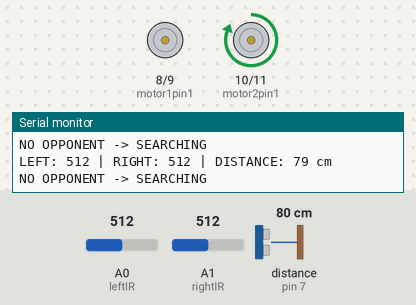
Bench run of a sketch on a simulated Arduino Uno, built with avr-gcc and run on an emulated ATmega328P. Shown: motor-driver pin pairs drawn as motors (green arrow = first pin HIGH = forward, orange = second pin HIGH = backward, longer = more drive, scaled by the enable pin), the last lines printed to the serial monitor. Wiring (inferred from the names in the program): ultrasonic range finder: trigger pin 6; echo pin 7. The inputs (shaded band) are chosen by the test bench; at power-on: A0 (leftIR) = 512, distance to the obstacle (sensor on pin 7) 80 cm, A1 (rightIR) = 512. The echo pulse lasts 58.3 µs per cm.

Above: at 6.2 s.
6.3 s: A0 (leftIR) set to 482
At 7.1 s:
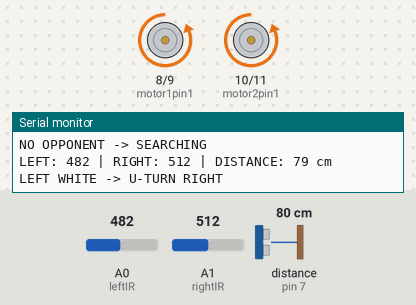
9.3 s: distance to the obstacle (sensor on pin 7) set to 71 cm
12.3 s: A1 (rightIR) set to 490
At 14.5 s:
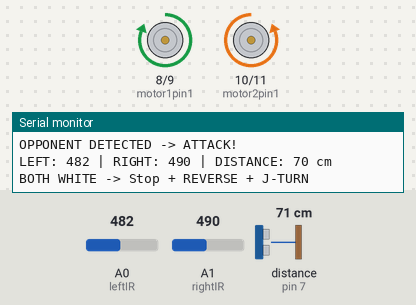
15.3 s: A1 (rightIR) set to 510
17.6 s: A0 (leftIR) set to 510
At 18.8 s:
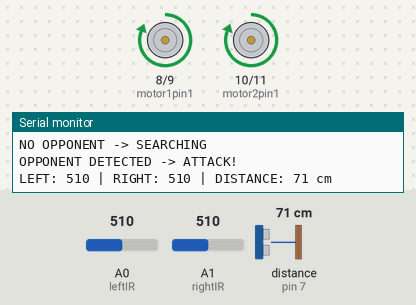
20.6 s: A1 (rightIR) set to 485
At 22.6 s:
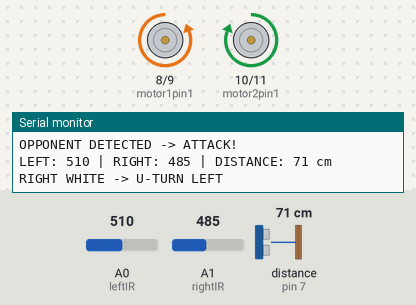
Timing chart, 0 to 24.6 s (numbered marks = the images above; inputs shaded):
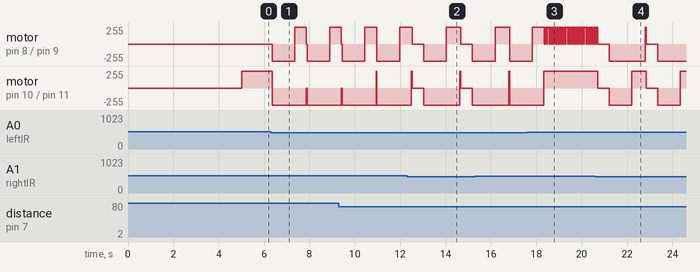

Measured:
- the behaviour switches between 501 and 500 on A0 (leftIR) (found by bisection; images 0 and 1)
- the behaviour switches between 501 and 500 on A1 (rightIR) (found by bisection; images 3 and 4)
- after the input at 6.3 s, motor on pin 8 (motor1pin1) / pin 9 (motor1pin2): alternates forward 255/255 for 0.50 s and backward 255/255 for 1.0 s, starting after 0.05 s; motor on pin 10 (motor2pin1) / pin 11 (motor2pin2): forward 255/255 → backward 255/255 after 0.05 s
- after the input at 12.3 s, motor on pin 10 (motor2pin1) / pin 11 (motor2pin2): alternates backward 255/255 for 1.6 s and stopped for 0.53 s, starting after 0.23 s
- after the input at 17.6 s, motor on pin 10 (motor2pin1) / pin 11 (motor2pin2): goes on until 18.3 s, then stays forward 255/255

The sketch:

HATDOG.ino
```cpp
/*

TEAM DREAM SUMOBOT
ROBOT NAME:

MEMBERS:
Ann Arcalas
Nataniel Mapa
Nazren Sorio

Wires Connection Color code

MOTOR PINS
EN1 white
EN2 green
EN3 blue
EN4 violet

ENA orange
ENB brown

FLOOR SENSOR
leftIR yellow
rightIR yellow

SIDES SENSOR
left
right

BACK SENSOR
==============================
*/

// MOTOR PINS

int motor1pin1 = 8;    // LEFT MOTOR EN1 white
int motor1pin2 = 9;    // EN2 green

int motor2pin1 = 10;   // RIGHT MOTOR EN3 blue
int motor2pin2 = 11;   // EN4 violet

// ENA / ENB SPEED PINS

int ENA = 5;    // LEFT MOTOR SPEED, orange
int ENB = 3;    // RIGHT MOTOR SPEED, brown

// SPEED SETTINGS

int motorSpeed = 255;
int attackSpeed = 255;

// FLOOR SENSOR PINS

int leftIR = A0; // yellow
int rightIR = A1; // yellow

int threshold = 500;

// ULTRASONIC SENSOR

int trigPin = 6; // purple
int echoPin = 7;  // brown

int attackDistance = 75;

// U-TURN SETTINGS

// How long the robot reverses before turning
int reverseTime = 1000;

// How long the robot turns
int turnTime = 600;

// SETUP

void setup() {

  Serial.begin(9600);

  pinMode(motor1pin1, OUTPUT);
  pinMode(motor1pin2, OUTPUT);

  pinMode(motor2pin1, OUTPUT);
  pinMode(motor2pin2, OUTPUT);

  pinMode(ENA, OUTPUT);
  pinMode(ENB, OUTPUT);

  pinMode(trigPin, OUTPUT);
  pinMode(echoPin, INPUT);

  stopLeft();
  stopRight();

  Serial.println("=== SUMOBOT READY ===");

  stopLeft();
  stopRight();
  delay(5000);

}

// MAIN LOOP

void loop() {

  // READ FLOOR SENSORS

  int leftSensor = analogRead(leftIR);
  int rightSensor = analogRead(rightIR);

  // READ ULTRASONIC

  digitalWrite(trigPin, LOW);
  delayMicroseconds(2);

  digitalWrite(trigPin, HIGH);
  delayMicroseconds(10);

  digitalWrite(trigPin, LOW);

  long duration = pulseIn(echoPin, HIGH, 25000);

  int distance;

  if (duration == 0) {
    distance = 999;
  }
  else {
    distance = duration * 0.0343 / 2;
  }


  // =================================
  // SENSOR LOGIC
  // BLACK = SAFE
  // WHITE = EDGE
  // =================================

  bool leftBlack = leftSensor > threshold;
  bool rightBlack = rightSensor > threshold;

  // SERIAL MONITOR

  Serial.print("LEFT: ");
  Serial.print(leftSensor);

  Serial.print(" | RIGHT: ");
  Serial.print(rightSensor);

  Serial.print(" | DISTANCE: ");
  Serial.print(distance);

  Serial.println(" cm");


  // LEFT SENSOR DETECTS WHITE
  // J-TURN TO THE RIGHT

  if (!leftBlack && rightBlack) {

    Serial.println("LEFT WHITE -> U-TURN RIGHT");

    // First move away from edge
    leftReverse();
    rightReverse();

    delay(reverseTime);

    // Turn RIGHT
    leftForward();
    rightReverse();

    delay(500);

    stopLeft();
    stopRight();
  }

  // RIGHT SENSOR DETECTS WHITE
  // J-TURN TO THE LEFT

  else if (leftBlack && !rightBlack) {

    Serial.println("RIGHT WHITE -> U-TURN LEFT");

    // Stop
    stopLeft();
    stopRight();
    delay(500);

    // First move away from edge
    leftReverse();
    rightReverse();

    delay(reverseTime);

    // Turn LEFT
    leftReverse();
    rightForward();

    delay(turnTime);

    stopLeft();
    stopRight();
  }

  // BOTH SENSORS DETECT WHITE
  // REVERSE THEN TURN

  else if (!leftBlack && !rightBlack) {

    Serial.println("BOTH WHITE -> Stop + REVERSE + J-TURN");

    // Stop
    stopLeft();
    stopRight();
    delay(500);

    // Move away from edge
    leftReverse();
    rightReverse();

    delay(reverseTime);

    // Turn around
    leftForward();
    rightReverse();

    delay(turnTime);

    stopLeft();
    stopRight();
  }

  // BOTH BLACK = SAFE

  else if (leftBlack && rightBlack)
{

      Serial.println("NO OPPONENT -> SEARCHING");

      stopLeft();
      rightForward();
    }{

    // OPPONENT DETECTED

    if (distance <= attackDistance) {

      Serial.println("OPPONENT DETECTED -> ATTACK!");

      attackForward();
    }

    // SEARCHING FOR OPPONENT

  }

  delay(30);
}

// LEFT MOTOR

void leftForward() {

  digitalWrite(motor1pin1, HIGH);
  digitalWrite(motor1pin2, LOW);

  analogWrite(ENA, motorSpeed);
}


void leftReverse() {

  digitalWrite(motor1pin1, LOW);
  digitalWrite(motor1pin2, HIGH);

  analogWrite(ENA, motorSpeed);
}


void stopLeft() {

  digitalWrite(motor1pin1, LOW);
  digitalWrite(motor1pin2, LOW);

  analogWrite(ENA, 0);
}

// RIGHT MOTOR

void rightForward() {

  digitalWrite(motor2pin1, HIGH);
  digitalWrite(motor2pin2, LOW);

  analogWrite(ENB, motorSpeed);
}


void rightReverse() {

  digitalWrite(motor2pin1, LOW);
  digitalWrite(motor2pin2, HIGH);

  analogWrite(ENB, motorSpeed);
}


void stopRight() {

  digitalWrite(motor2pin1, LOW);
  digitalWrite(motor2pin2, LOW);

  analogWrite(ENB, 0);
}

  // ATTACK FORWARD

void attackForward() {

  // LEFT MOTOR
  digitalWrite(motor1pin1, HIGH);
  digitalWrite(motor1pin2, LOW);

  // RIGHT MOTOR
  digitalWrite(motor2pin1, HIGH);
  digitalWrite(motor2pin2, LOW);

  // MAXIMUM ATTACK SPEED
  analogWrite(ENA, attackSpeed);
  analogWrite(ENB, attackSpeed);
}
```
